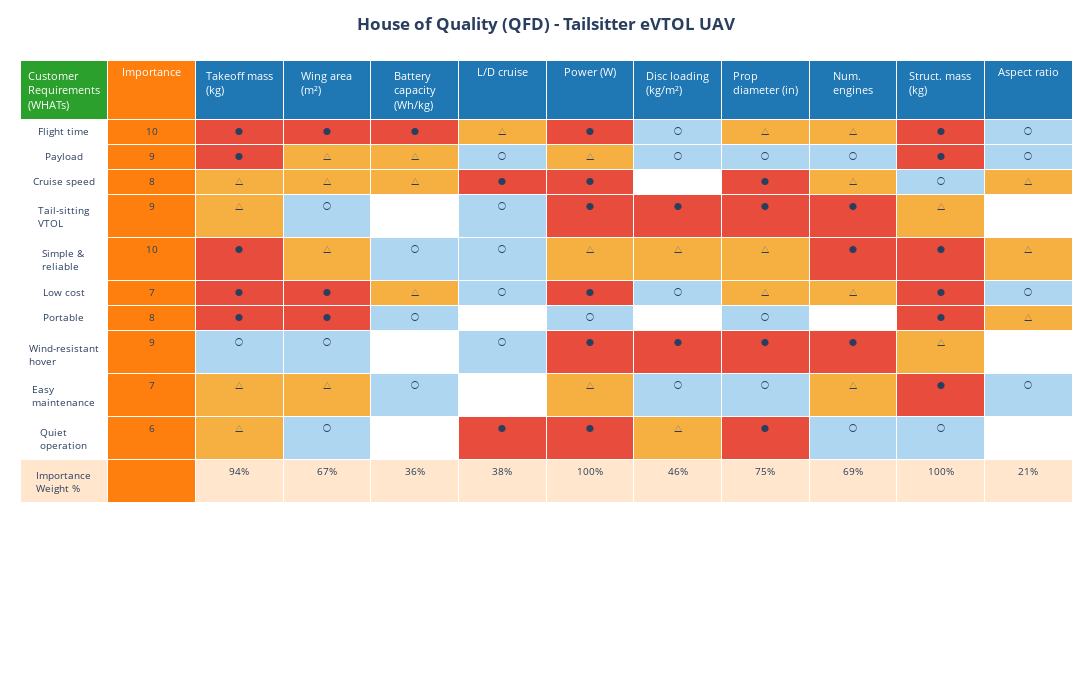

Write notebook code for a chart like this one.
### Markdown cell above
# Main Execution Block
This cell orchestrates all calculations in the correct order and generates all visualizations.

### Code cell
# ============================================================================
# MAIN EXECUTION BLOCK - Run all calculations
# ============================================================================

print("\n" + "="*80)
print("STARTING UAV DESIGN CALCULATION".center(80))
print("="*80)

# ============================================================================
# STEP 0: HOUSE OF QUALITY
# ============================================================================
print("\n[0/7] Creating 'House of quality'...")
build_house_of_quality()

# ============================================================================
# STEP 1: MASS CONVERGENCE
# ============================================================================
print("\n[1/7] Computing takeoff mass convergence...")
mass_result = iterate_takeoff_mass(DesignConstants, tol=0.5, max_iter=50)
m0_final = mass_result['final_m0_kg']
m_battery = mass_result['m_battery_kg']
print_mass_summary(mass_result, DesignConstants)

# ============================================================================
# STEP 2: WING LOADING AND STALL CONDITIONS
# ============================================================================
print("\n[2/7] Computing wing loading parameters...")
wing_load_params = calculate_wing_loading_params(DesignConstants)
wing_loading = wing_load_params['wing_loading']
print(f"✓ Stall speed: {wing_load_params['stall_speed_ms']:.2f} m/s")
print(f"✓ Wing loading at stall: {wing_loading:.1f} N/m²")

# ============================================================================
# STEP 3: WING GEOMETRY
# ============================================================================
print("\n[3/7] Computing wing geometry...")
wing_geo = calculate_wing_geometry(m0_final, wing_loading, DesignConstants)
print(f"✓ Wing area: {wing_geo['S_wing']:.3f} m²")
print(f"✓ Wingspan: {wing_geo['wingspan']:.3f} m")
print(f"✓ Root chord: {wing_geo['root_chord']:.3f} m")
print(f"✓ Tip chord: {wing_geo['tip_chord']:.3f} m")
print(f"✓ MAC: {wing_geo['MAC']:.3f} m")

# ============================================================================
# STEP 4: CRUISE AERODYNAMICS
# ============================================================================
print("\n[4/7] Computing cruise aerodynamics...")
aero_params = calculate_cruise_aerodynamics(DesignConstants, wing_geo)
print(f"✓ Zero-lift drag coefficient: {aero_params['zero_lift_drag']:.5f}")
print(f"✓ Induced drag factor K: {aero_params['induced_drag_factor_K']:.5f}")
print(f"✓ Optimal L/D: {aero_params['aerodynamic_quality']:.2f}")

# ============================================================================
# STEP 5: BATTERY PARAMETERS
# ============================================================================
print("\n[5/7] Computing battery parameters...")
battery_params = calculate_battery_params(DesignConstants, m_battery)
print_battery_summary(battery_params)

# ============================================================================
# STEP 6: WING CHARACTERISTICS
# ============================================================================
print("\n[6/7] Computing wing characteristics and polar...")
wing_chars = calculate_wing_characteristics(DesignConstants, wing_geo)
wing_polar = calculate_wing_polar(DesignConstants, wing_chars)
print(f"✓ Max lift coefficient: {wing_chars['max_lift_coeff']:.3f}")
print(f"✓ Critical angle: {wing_chars['critical_angle']:.1f}°")

# ============================================================================
# STEP 7: VERTICAL STABILIZER
# ============================================================================
print("\n[7/7] Computing vertical stabilizer...")
vstab_geo = calculate_vertical_stabilizer(wing_geo['wingspan'], wing_geo['S_wing'], DesignConstants)
print(f"✓ Vertical stabilizer area: {vstab_geo['total_area']:.3f} m²")
print(f"✓ Scale factor (central): {vstab_geo['scale_central']:.3f}x")
print(f"✓ Scale factor (sides): {vstab_geo['scale_side']:.3f}x")

# ============================================================================
# GENERATE VISUALIZATIONS
# ============================================================================
print("\n" + "="*80)
print("GENERATING VISUALIZATIONS".center(80))
print("="*80)

# 1. Wing Profile
print("\n→ Plotting airfoil profile...")
profile_data = calculate_airfoil_coordinates(DesignConstants)
plot_airfoil_profile(profile_data)

# 2. Wing Polar
print("\n→ Plotting wing drag polar...")
plot_wing_polar(wing_polar)

# 3. Constraint Diagram
print("\n→ Plotting constraint diagram...")
constraints = calculate_constraint_diagram(DesignConstants, m0_final, wing_geo, aero_params)
plot_constraint_diagram(constraints, m0_final, DesignConstants)

# 4. Airplane with symmetrical wing profile 3-View
print("\n→ Plotting airplane with symmetrical wing profile three-view...")
airplane_sym_wing = build_airplane_model(DesignConstants, wing_geo, vstab_geo, "naca0012")
plot_airplane_views(airplane_sym_wing)

# 5. Airplane with asymmetrical wing profile 3-View
print("\n→ Plotting airplane with asymmetrical wing profile three-view...")
airplane_asym_wing = build_airplane_model(DesignConstants, wing_geo, vstab_geo, "naca4412")
plot_airplane_views(airplane_asym_wing)

# 6. Airplane with symmetrical wing profile analysis
print("\n Calculating airplane with symmetrical wing profile characteristics...")
airplane_analysis_sym_wing = airplane_analysis(DesignConstants, airplane_sym_wing)

print("\n Calculating airplane with asymmetrical wing profile characteristics...")
airplane_analysis_sym_wing = airplane_analysis(DesignConstants, airplane_asym_wing)

# ============================================================================
# SUMMARY REPORT
# ============================================================================
print("\n" + "="*80)
print("DESIGN SUMMARY REPORT".center(80))
print("="*80)

summary_report = f"""
╔════════════════════════════════════════════════════════════════════════════╗
║                         HYBRID VTOL + FIXED-WING UAV                       ║
╚════════════════════════════════════════════════════════════════════════════╝

📦 MASS BREAKDOWN
  ├─ Takeoff Mass:        {m0_final:.2f} kg
  ├─ Battery Mass:        {m_battery:.2f} kg
  ├─ Powerplant Mass:     {mass_result['m_powerplant_kg']:.2f} kg
  └─ Payload Mass:        {DesignConstants.payload_mass:.2f} kg

✈️  WING PARAMETERS
  ├─ Wing Area:           {wing_geo['S_wing']:.3f} m²
  ├─ Wingspan:            {wing_geo['wingspan']:.3f} m
  ├─ Mean Aero Chord:     {wing_geo['MAC']:.3f} m
  ├─ Aspect Ratio:        {DesignConstants.AR:.1f}
  ├─ Taper Ratio:         {DesignConstants.taper_ratio:.2f}
  └─ Root/Tip Chord:      {wing_geo['root_chord']:.3f} / {wing_geo['tip_chord']:.3f} m

⚡ POWER & PERFORMANCE
  ├─ Required Power:      {mass_result['P_req_W']:.0f} W
  ├─ Cruise Speed:        {DesignConstants.cruise_speed} km/h ({DesignConstants.cruise_speed_ms:.1f} m/s)
  ├─ Stall Speed:         {DesignConstants.stall_speed} km/h ({wing_load_params['stall_speed_ms']:.1f} m/s)
  ├─ L/D Optimal:         {aero_params['aerodynamic_quality']:.2f}
  └─ Flight Time:         {DesignConstants.flight_time} min

🔋 BATTERY PACK
  ├─ Total Cells:         {battery_params['cell_total']}
  ├─ Pack Voltage:        {battery_params['pack_U']:.1f} V
  ├─ Capacity:            {battery_params['pack_capacity_Ah']:.1f} Ah
  └─ Mass:                {battery_params['pack_mass']:.3f} kg

🎯 VERTICAL STABILIZER
  ├─ Total Area:          {vstab_geo['total_area']:.3f} m²
  ├─ Central Fin Area:    {vstab_geo['S_central']:.3f} m²
  ├─ Side Fins Area:      {vstab_geo['S_side']:.3f} m² (each)
  └─ Span:                {vstab_geo['span']:.3f} m
"""

print(summary_report)
print("="*80)
print("✓ All calculations completed successfully!".center(80))
print("="*80 + "\n")

### Figure 1 — Plotly figure (JSON) as saved in the notebook; plotly's stock layout.template omitted (floating-point values rounded to 4 significant figures; data arrays with more than 128 entries replaced by an {"elided": "..."} marker saying what was removed)
{"data": [{"cells": {"align": "center", "fill": {"color": {"elided": "12x11 str values"}}, "font": {"size": 10}, "height": 25, "values": {"elided": "12x11 str values"}}, "header": {"align": "center", "fill": {"color": ["#2ca02c", "#ff7f0e", "#1f77b4", "#1f77b4", "#1f77b4", "#1f77b4", "#1f77b4", "#1f77b4", "#1f77b4", "#1f77b4", "#1f77b4", "#1f77b4"]}, "font": {"color": "white", "size": 11}, "height": 30, "values": ["Customer Requirements (WHATs)", "Importance", "Takeoff mass (kg)", "Wing area (m²)", "Battery capacity (Wh/kg)", "L/D cruise", "Power (W)", "Disc loading (kg/m²)", "Prop diameter (in)", "Num. engines", "Struct. mass (kg)", "Aspect ratio"]}, "type": "table"}], "layout": {"height": 700, "margin": {"b": 20, "l": 20, "r": 20, "t": 60}, "title": {"text": "<b>House of Quality (QFD) - Tailsitter eVTOL UAV</b>", "x": 0.5}, "width": 1600}}
